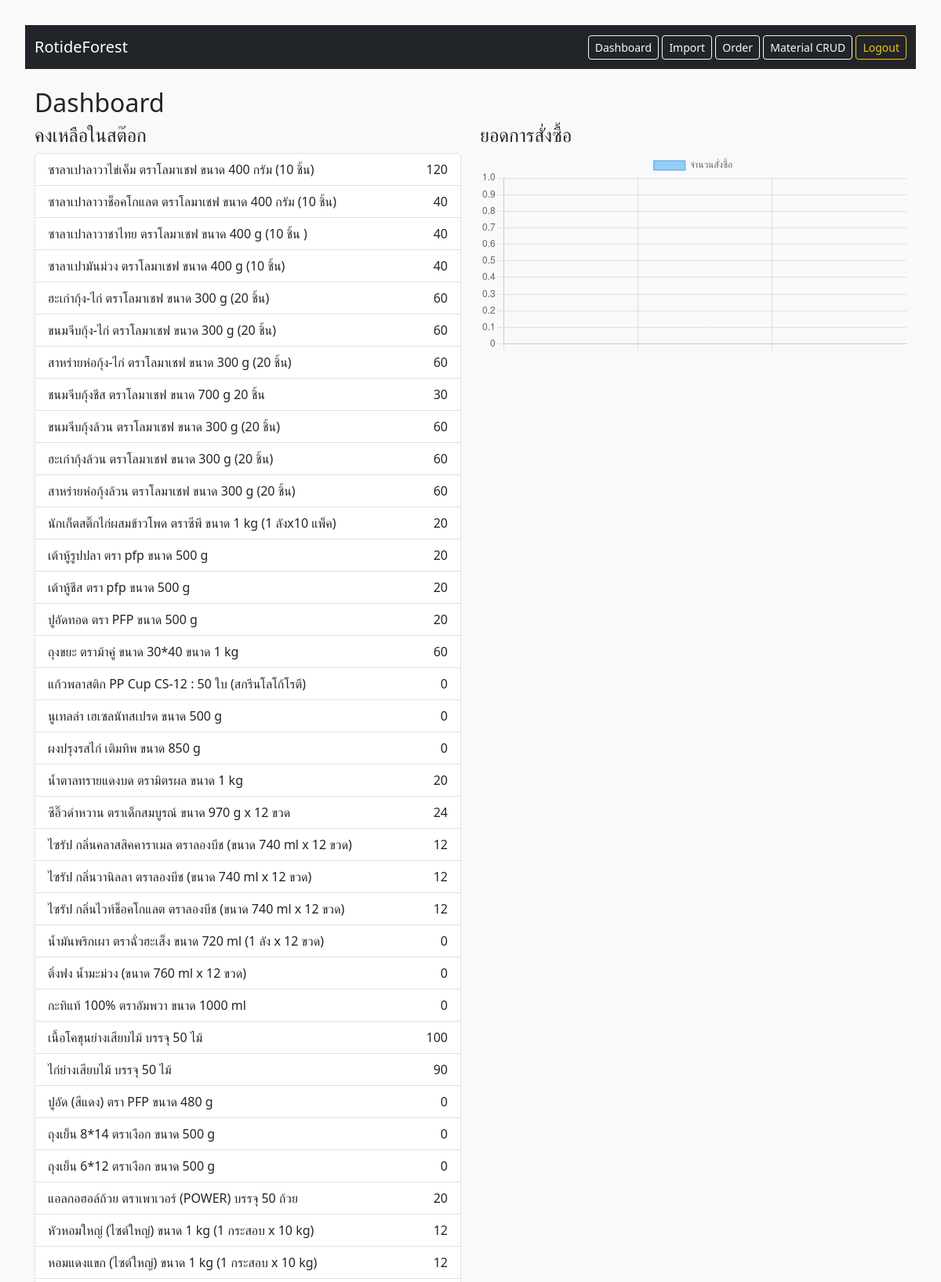
The app's page /dashboard/ (signed in, upper part) with its own data.
### inventory/models.py (models this page shows, shortened)
class MaterialStock(models.Model):
    code = models.CharField(max_length=20)
    name = models.CharField(max_length=100)
    barcode = models.CharField(max_length=100)
    cost = models.FloatField()
    avg_cost = models.FloatField()
    unit = models.CharField(max_length=50)
    sale_price = models.FloatField()
    reorder_point = models.IntegerField()
    max_stock = models.IntegerField()
    category = models.CharField(max_length=50)
    updated_at = models.DateTimeField(auto_now=True)
    created_at = models.DateTimeField(auto_now_add=True)

### inventory/views.py (the view)
# urls.py: path('dashboard/', views.dashboard, name='dashboard'),
@login_required
def dashboard(request):
    materials = MaterialStock.objects.all()
    orders = MaterialOrder.objects.all()
    return render(request, 'inventory/dashboard.html', {'stocks': materials, 'orders': orders})

### inventory/templates/inventory/dashboard.html (shortened to what this page needs)
{% extends 'inventory/base.html' %}
{% block content %}
<h2>Dashboard</h2>
<div class="row">
  <div class="col-md-6">
    <h4>คงเหลือในสต๊อก</h4>
    <ul class="list-group">
      {% for item in stocks %}
      <li class="list-group-item d-flex justify-content-between">
        <span>{{ item.name }}</span>
        <span>{{ item.max_stock }}</span>
      </li>
      {% endfor %}
    </ul>
  </div>
  <div class="col-md-6">
    <h4>ยอดการสั่งซื้อ</h4>
    <canvas id="orderChart"></canvas>
    <script>
      const ctx = document.getElementById('orderChart').getContext('2d');
      const chart = new Chart(ctx, {
        type: 'bar',
        data: {
          labels: [{% for o in orders %}'{{ o.material.name }}',{% endfor %}],
          datasets: [{
            label: 'จำนวนสั่งซื้อ',
            data: [{% for o in orders %}{{ o.quantity }},{% endfor %}],
            borderWidth: 1
          }]
        }
      });
    </script>
  </div>
</div>
{% endblock %}

### inventory/templates/inventory/base.html (style rules this page uses)
body { padding: 2rem; background-color: #f9f9f9; }

### records on screen
MaterialStock: name "ซาลาเปาลาวาไข่เค็ม ตราโลมาเชฟ ขนาด 400 กรัม (10 ชิ้น)", max_stock "120"
MaterialStock: name "ซาลาเปาลาวาช็อคโกแลต ตราโลมาเชฟ ขนาด 400 กรัม (10 ชิ้น)", max_stock "40"
MaterialStock: name "ซาลาเปาลาวาชาไทย ตราโลมาเชฟ ขนาด 400 g (10 ชิ้น )", max_stock "40"
MaterialStock: name "ซาลาเปามันม่วง ตราโลมาเชฟ ขนาด 400 g (10 ชิ้น)", max_stock "40"
MaterialStock: name "ฮะเก๋ากุ้ง-ไก่ ตราโลมาเชฟ ขนาด 300 g (20 ชิ้น)", max_stock "60"
MaterialStock: name "ขนมจีบกุ้ง-ไก่ ตราโลมาเชฟ ขนาด 300 g (20 ชิ้น)", max_stock "60"
MaterialStock: name "สาหร่ายห่อกุ้ง-ไก่ ตราโลมาเชฟ ขนาด 300 g (20 ชิ้น)", max_stock "60"
MaterialStock: name "ชนมจีบกุ้งชีส ตราโลมาเชฟ ขนาด 700 g 20 ชิ้น", max_stock "30"
MaterialStock: name "ขนมจีบกุ้งล้วน ตราโลมาเชฟ ขนาด 300 g (20 ชิ้น)", max_stock "60"
MaterialStock: name "ฮะเก๋ากุ้งล้วน ตราโลมาเชฟ ขนาด 300 g (20 ชิ้น)", max_stock "60"
MaterialStock: name "สาหร่ายห่อกุ้งล้วน ตราโลมาเชฟ ขนาด 300 g (20 ชิ้น)", max_stock "60"
MaterialStock: name "นักเก็ตสติ๊กไก่ผสมข้าวโพด ตราซีพี ขนาด 1 kg (1 ลังx10 แพ็ค)", max_stock "20"
MaterialStock: name "เต้าหู้รูปปลา ตรา pfp ขนาด 500 g", max_stock "20"
MaterialStock: name "เต้าหู้ชีส ตรา pfp ขนาด 500 g", max_stock "20"
MaterialStock: name "ปูอัดทอด ตรา PFP ขนาด 500 g", max_stock "20"
MaterialStock: name "ถุงขยะ ตราม้าคู่ ขนาด 30*40 ขนาด 1 kg", max_stock "60"
MaterialStock: name "แก้วพลาสติก PP Cup CS-12 : 50 ใบ (สกรีนโลโก้โรตี)", max_stock "0"
MaterialStock: name "นูเทลล่า เฮเซลนัทสเปรด ขนาด 500 g", max_stock "0"
MaterialStock: name "ผงปรุงรสไก่ เติมทิพ ขนาด 850 g", max_stock "0"
MaterialStock: name "น้ำตาลทรายแดงบด ตรามิตรผล ขนาด 1 kg", max_stock "20"
MaterialStock: name "ซีอิ๊วดำหวาน ตราเด็กสมบูรณ์ ขนาด 970 g x 12 ขวด", max_stock "24"
MaterialStock: name "ไซรัป กลิ่นคลาสสิคคาราเมล ตราลองบีช (ขนาด 740 ml x 12 ขวด)", max_stock "12"
MaterialStock: name "ไซรัป กลิ่นวานิลลา ตราลองบีช (ขนาด 740 ml x 12 ขวด)", max_stock "12"
MaterialStock: name "ไซรัป กลิ่นไวท์ช็อคโกแลต ตราลองบีช (ขนาด 740 ml x 12 ขวด)", max_stock "12"
MaterialStock: name "น้ำมันพริกเผา ตราฉั่วฮะเส็ง ขนาด 720 ml (1 ลัง x 12 ขวด)", max_stock "0"
MaterialStock: name "ติ่งฟง น้ำมะม่วง (ขนาด 760 ml x 12 ขวด)", max_stock "0"
MaterialStock: name "กะทิแท้ 100% ตราอัมพวา ขนาด 1000 ml", max_stock "0"
MaterialStock: name "เนื้อโคขุนย่างเสียบไม้ บรรจุ 50 ไม้", max_stock "100"
MaterialStock: name "ไก่ย่างเสียบไม้ บรรจุ 50 ไม้", max_stock "90"
MaterialStock: name "ปูอัด (สีแดง) ตรา PFP ขนาด 480 g", max_stock "0"
MaterialStock: name "ถุงเย็น 8*14 ตราเงือก ขนาด 500 g", max_stock "0"
MaterialStock: name "ถุงเย็น 6*12 ตราเงือก ขนาด 500 g", max_stock "0"
MaterialStock: name "แอลกอฮอล์ถ้วย ตราเพาเวอร์ (POWER) บรรจุ 50 ถ้วย", max_stock "20"
MaterialStock: name "หัวหอมใหญ่ (ไซต์ใหญ่) ขนาด 1 kg (1 กระสอบ x 10 kg)", max_stock "12"
MaterialStock: name "หอมแดงแขก (ไซต์ใหญ่) ขนาด 1 kg (1 กระสอบ x 10 kg)", max_stock "12"

### other values on screen
chart data {{ o.quantity }} 0, 0, 0
